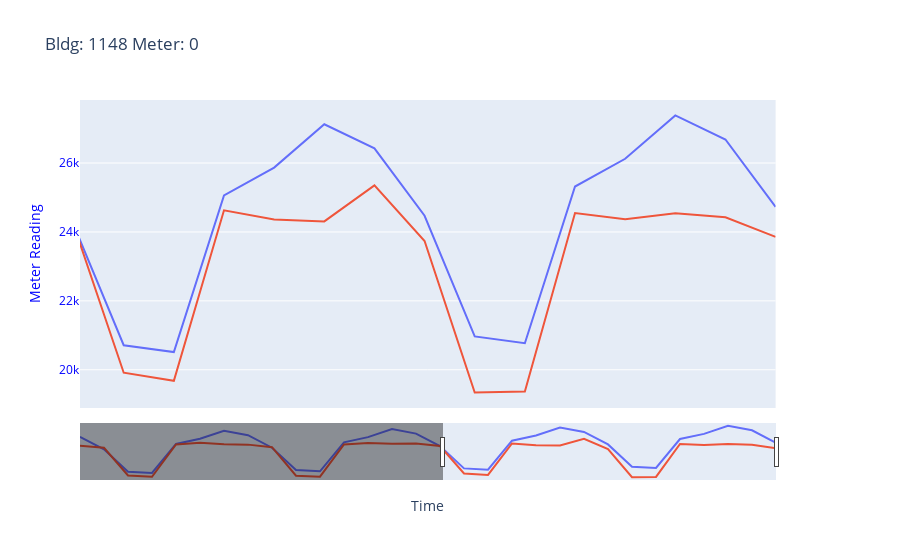
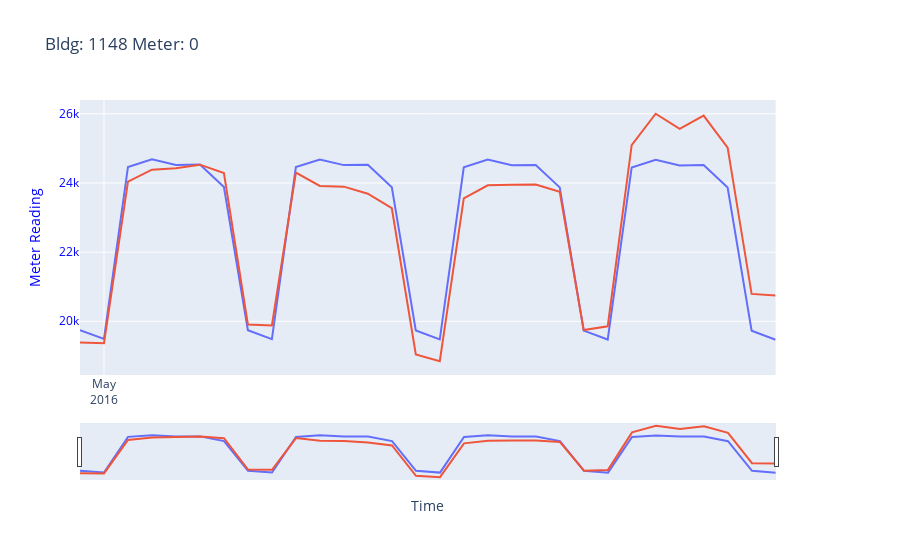
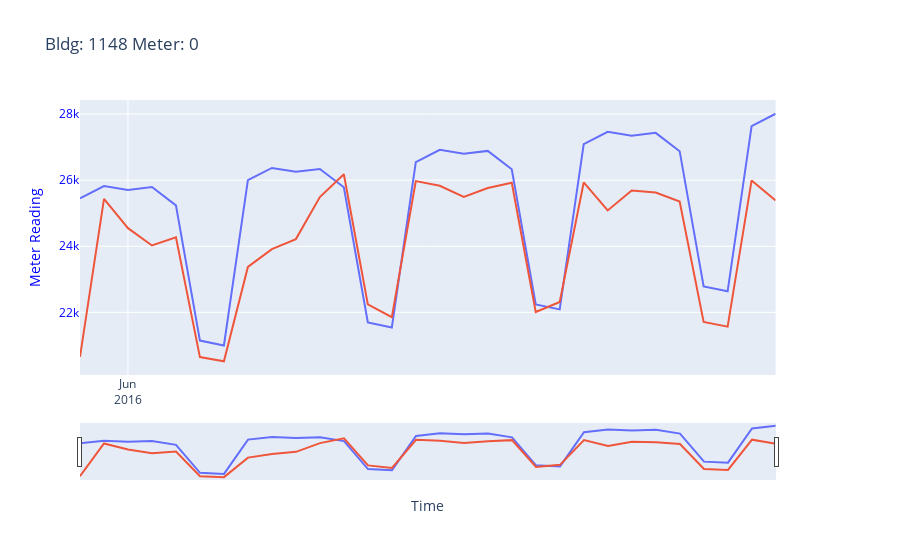

Source (notebook cell) for these figures, in order:
### Code cell
# Holes in the data
# Data is daily
offsets = [0,30,60] # offsets in days
data_sizes = [120]
test_sizes = [int(x * 0.25) for x in data_sizes]

resample = True

# For each of the file matches (did this way to prevent long run times)
for num,file in enumerate(files):
    print('-----------------------------------------------------------------------------')
 
    df_train = pd.read_pickle(file) # Show how many days 
    
    bldg_size = df_train.iloc[0]['square_feet']
    bldg_number = df_train.iloc[0]['building_id']
    bldg_meter = df_train.iloc[0]['meter']

    title = df_stats[(df_stats['building'] == bldg_number) & (df_stats['meter'] == bldg_meter)][['building',
                                                                                                 'meter',
                                                                                                 'per_data',
                                                                                                'category',
                                                                                                'square_feet',
                                                                                       'corr_meter_to_airtemp']]
    print(title)
 
    if resample:
    #     # Map of how we aggregate new data when it is resampled
        agg_dict={'meter_reading':'sum', 
                  'air_temperature':'max',
                  'dew_temperature':'max',
                  'cloud_coverage':'mean',
                  'dew_temperature':'max',
                  'precip_depth_1_hr':'sum',
                  'sea_level_pressure':'mean',
                  'building_id': 'max',
                  'site_id': 'max'
                  }

        resamp = '1D'

        df_train = df_train.resample(resamp).agg(agg_dict)

    # Curently for 4 periods
    for ds, ts in zip(data_sizes,test_sizes):     
        for off in offsets:
            print('Data Size: ', ds)
            print('Train Size: ', ts)
            print('Offset: ', off)

            train, test = model_selection.train_test_split(df_train.iloc[off:off+ds], test_size=ts)
            df_slice = df_train.iloc[off:off+ds]
            
            print("\n" * 1)
            print('DATA')
            print('Date Start: ')
            print(df_slice.iloc[0].name)
            print('Date End: ')
            print(df_slice.iloc[-1].name)
            
            print("\n" * 1)
            print('TRAIN')
            print('Date Start: ')
            print(train.iloc[0].name)
            print('Date End: ')
            print(train.iloc[-1].name)
            
            print("\n" * 1)
            print('TEST')
            print('Date Start: ')
            print(test.iloc[0].name)
            print('Date End: ')
            print(test.iloc[-1].name)
            
            
            ######################################    PROPHET   ##################################################

            m = Prophet()
            df_prophet_train = train.reset_index()

            df_prophet_train = df_prophet_train[['timestamp','meter_reading']]
            df_prophet_train = df_prophet_train.rename(columns={'timestamp':'ds','meter_reading':'y'})

            test2 = test
            df_prophet_test = test.reset_index()
            df_prophet_test = df_prophet_test[['timestamp','meter_reading']]
            df_prophet_test = df_prophet_test.rename(columns={'timestamp':'ds','meter_reading':'y'})

            df_prophet_predict = test.reset_index()
            df_prophet_predict = df_prophet_predict[['timestamp']]
            df_prophet_predict = df_prophet_predict.rename(columns={'timestamp':'ds'})

            
            m.fit(df_prophet_train)
            
            predicts = m.predict(df_prophet_test)
            print(predicts)

             ######################################   VISUALIZE #################################################
            subfig = make_subplots(specs=[[{"secondary_y": True}]])
            
            fig = px.line(predicts, x='ds', y='yhat', 
                           title='Bldg: ' + str(bldg_number) + ' ' + 'Meter: ' + str(bldg_meter))
            
            fig2 = px.line(test2, x=test2.index, y='meter_reading', 
                           title='Bldg: ' + str(bldg_number) + ' ' + 'Meter: ' + str(bldg_meter))

            fig2.update_traces(yaxis="y1")

            subfig.add_traces(fig.data + fig2.data)
            subfig.layout.title='Bldg: ' + str(bldg_number) + ' ' + 'Meter: ' + str(bldg_meter)
            subfig.layout.xaxis.title="Time"
            subfig.layout.yaxis.title="Meter Reading"
            subfig.layout.yaxis.color="blue"

            subfig.update_xaxes(dtick="M1", tickformat="%b\n%Y")

            subfig.for_each_trace(lambda t: t.update(line=dict(color=t.marker.color)))
            subfig.update_xaxes(rangeslider_visible=True)
            

            # Hover text for exploration
            subfig.update_traces(mode='lines',hovertemplate="%{x|%Y/%m/%d %a %H:%M:%S.%L} value: %{y}")
            subfig.update_layout(showlegend=True)
            subfig.write_image('.//visualization//' + str(bldg_number) + '_' + str(bldg_meter) + 'Prophet.jpg')

            subfig.show()
            
            error = ((sqrt(mean_squared_error(predicts['yhat'],test2['meter_reading']))))
            print('MSE: ' + str(error))

### Figure 1 — Plotly figure (JSON) as saved in the notebook; plotly's stock layout.template omitted (floating-point values rounded to 4 significant figures)
{"data": [{"hovertemplate": "%{x|%Y/%m/%d %a %H:%M:%S.%L} value: %{y}", "legendgroup": "", "line": {"dash": "solid"}, "mode": "lines", "name": "", "orientation": "v", "showlegend": false, "type": "scatter", "x": ["2016-03-31T00:00:00", "2016-04-01T00:00:00", "2016-04-02T00:00:00", "2016-04-03T00:00:00", "2016-04-04T00:00:00", "2016-04-05T00:00:00", "2016-04-06T00:00:00", "2016-04-07T00:00:00", "2016-04-08T00:00:00", "2016-04-09T00:00:00", "2016-04-10T00:00:00", "2016-04-11T00:00:00", "2016-04-12T00:00:00", "2016-04-13T00:00:00", "2016-04-14T00:00:00", "2016-04-15T00:00:00", "2016-04-16T00:00:00", "2016-04-17T00:00:00", "2016-04-18T00:00:00", "2016-04-19T00:00:00", "2016-04-20T00:00:00", "2016-04-21T00:00:00", "2016-04-22T00:00:00", "2016-04-23T00:00:00", "2016-04-24T00:00:00", "2016-04-25T00:00:00", "2016-04-26T00:00:00", "2016-04-27T00:00:00", "2016-04-28T00:00:00", "2016-04-29T00:00:00"], "xaxis": "x", "y": [25660.0, 23700.0, 20200.0, 20000.0, 24550.0, 25350.0, 26610.0, 25910.0, 23960.0, 20450.0, 20260.0, 24810.0, 25610.0, 26870.0, 26170.0, 24210.0, 20710.0, 20510.0, 25060.0, 25870.0, 27130.0, 26430.0, 24470.0, 20970.0, 20770.0, 25320.0, 26120.0, 27380.0, 26680.0, 24730.0], "yaxis": "y"}, {"hovertemplate": "%{x|%Y/%m/%d %a %H:%M:%S.%L} value: %{y}", "legendgroup": "", "line": {"dash": "solid"}, "mode": "lines", "name": "", "orientation": "v", "showlegend": false, "type": "scatter", "x": ["2016-03-31T00:00:00", "2016-04-01T00:00:00", "2016-04-02T00:00:00", "2016-04-03T00:00:00", "2016-04-04T00:00:00", "2016-04-05T00:00:00", "2016-04-06T00:00:00", "2016-04-07T00:00:00", "2016-04-08T00:00:00", "2016-04-09T00:00:00", "2016-04-10T00:00:00", "2016-04-11T00:00:00", "2016-04-12T00:00:00", "2016-04-13T00:00:00", "2016-04-14T00:00:00", "2016-04-15T00:00:00", "2016-04-16T00:00:00", "2016-04-17T00:00:00", "2016-04-18T00:00:00", "2016-04-19T00:00:00", "2016-04-20T00:00:00", "2016-04-21T00:00:00", "2016-04-22T00:00:00", "2016-04-23T00:00:00", "2016-04-24T00:00:00", "2016-04-25T00:00:00", "2016-04-26T00:00:00", "2016-04-27T00:00:00", "2016-04-28T00:00:00", "2016-04-29T00:00:00"], "xaxis": "x", "y": [24280.0, 23940.0, 19600.0, 19400.0, 24460.0, 24720.0, 24510.0, 24440.0, 24030.0, 19560.0, 19410.0, 24480.0, 24690.0, 24590.0, 24630.0, 24210.0, 19910.0, 19680.0, 24630.0, 24360.0, 24310.0, 25350.0, 23740.0, 19340.0, 19370.0, 24550.0, 24370.0, 24550.0, 24420.0, 23860.0], "yaxis": "y"}], "layout": {"autosize": true, "showlegend": true, "title": {"text": "Bldg: 1148 Meter: 0"}, "xaxis": {"anchor": "y", "autorange": false, "domain": [0, 0.94], "dtick": "M1", "range": ["2016-04-15 03:04:43.8548", "2016-04-29"], "rangeslider": {"autorange": true, "range": ["2016-03-31", "2016-04-29"], "visible": true, "yaxis": {"_template": null, "rangemode": "match"}}, "tickformat": "%b\n%Y", "title": {"text": "Time"}, "type": "date"}, "yaxis": {"anchor": "x", "autorange": true, "color": "blue", "domain": [0, 1], "range": [18890.0, 27830.0], "title": {"text": "Meter Reading"}, "type": "linear"}, "yaxis2": {"anchor": "x", "overlaying": "y", "side": "right"}}}

### Figure 2 — Plotly figure (JSON) as saved in the notebook; plotly's stock layout.template omitted (floating-point values rounded to 4 significant figures)
{"data": [{"hovertemplate": "%{x|%Y/%m/%d %a %H:%M:%S.%L} value: %{y}", "legendgroup": "", "line": {"dash": "solid"}, "mode": "lines", "name": "", "orientation": "v", "showlegend": false, "type": "scatter", "x": ["2016-04-30T00:00:00", "2016-05-01T00:00:00", "2016-05-02T00:00:00", "2016-05-03T00:00:00", "2016-05-04T00:00:00", "2016-05-05T00:00:00", "2016-05-06T00:00:00", "2016-05-07T00:00:00", "2016-05-08T00:00:00", "2016-05-09T00:00:00", "2016-05-10T00:00:00", "2016-05-11T00:00:00", "2016-05-12T00:00:00", "2016-05-13T00:00:00", "2016-05-14T00:00:00", "2016-05-15T00:00:00", "2016-05-16T00:00:00", "2016-05-17T00:00:00", "2016-05-18T00:00:00", "2016-05-19T00:00:00", "2016-05-20T00:00:00", "2016-05-21T00:00:00", "2016-05-22T00:00:00", "2016-05-23T00:00:00", "2016-05-24T00:00:00", "2016-05-25T00:00:00", "2016-05-26T00:00:00", "2016-05-27T00:00:00", "2016-05-28T00:00:00", "2016-05-29T00:00:00"], "xaxis": "x", "y": [19740.0, 19490.0, 24460.0, 24680.0, 24520.0, 24530.0, 23880.0, 19740.0, 19480.0, 24460.0, 24680.0, 24520.0, 24530.0, 23880.0, 19730.0, 19480.0, 24450.0, 24670.0, 24510.0, 24520.0, 23870.0, 19730.0, 19470.0, 24450.0, 24670.0, 24510.0, 24520.0, 23870.0, 19720.0, 19470.0], "yaxis": "y"}, {"hovertemplate": "%{x|%Y/%m/%d %a %H:%M:%S.%L} value: %{y}", "legendgroup": "", "line": {"dash": "solid"}, "mode": "lines", "name": "", "orientation": "v", "showlegend": false, "type": "scatter", "x": ["2016-04-30T00:00:00", "2016-05-01T00:00:00", "2016-05-02T00:00:00", "2016-05-03T00:00:00", "2016-05-04T00:00:00", "2016-05-05T00:00:00", "2016-05-06T00:00:00", "2016-05-07T00:00:00", "2016-05-08T00:00:00", "2016-05-09T00:00:00", "2016-05-10T00:00:00", "2016-05-11T00:00:00", "2016-05-12T00:00:00", "2016-05-13T00:00:00", "2016-05-14T00:00:00", "2016-05-15T00:00:00", "2016-05-16T00:00:00", "2016-05-17T00:00:00", "2016-05-18T00:00:00", "2016-05-19T00:00:00", "2016-05-20T00:00:00", "2016-05-21T00:00:00", "2016-05-22T00:00:00", "2016-05-23T00:00:00", "2016-05-24T00:00:00", "2016-05-25T00:00:00", "2016-05-26T00:00:00", "2016-05-27T00:00:00", "2016-05-28T00:00:00", "2016-05-29T00:00:00"], "xaxis": "x", "y": [19380.0, 19370.0, 24040.0, 24380.0, 24430.0, 24530.0, 24290.0, 19910.0, 19880.0, 24300.0, 23910.0, 23890.0, 23690.0, 23270.0, 19040.0, 18840.0, 23560.0, 23930.0, 23950.0, 23960.0, 23740.0, 19750.0, 19860.0, 25090.0, 26000.0, 25560.0, 25950.0, 25020.0, 20790.0, 20740.0], "yaxis": "y"}], "layout": {"autosize": true, "showlegend": true, "title": {"text": "Bldg: 1148 Meter: 0"}, "xaxis": {"anchor": "y", "autorange": true, "domain": [0, 0.94], "dtick": "M1", "range": ["2016-04-30", "2016-05-29"], "rangeslider": {"autorange": true, "range": ["2016-04-30", "2016-05-29"], "visible": true, "yaxis": {"_template": null, "rangemode": "match"}}, "tickformat": "%b\n%Y", "title": {"text": "Time"}, "type": "date"}, "yaxis": {"anchor": "x", "autorange": true, "color": "blue", "domain": [0, 1], "range": [18450.0, 26400.0], "title": {"text": "Meter Reading"}, "type": "linear"}, "yaxis2": {"anchor": "x", "overlaying": "y", "side": "right"}}}

### Figure 3 — Plotly figure (JSON) as saved in the notebook; plotly's stock layout.template omitted (floating-point values rounded to 4 significant figures)
{"data": [{"hovertemplate": "%{x|%Y/%m/%d %a %H:%M:%S.%L} value: %{y}", "legendgroup": "", "line": {"dash": "solid"}, "mode": "lines", "name": "", "orientation": "v", "showlegend": false, "type": "scatter", "x": ["2016-05-30T00:00:00", "2016-05-31T00:00:00", "2016-06-01T00:00:00", "2016-06-02T00:00:00", "2016-06-03T00:00:00", "2016-06-04T00:00:00", "2016-06-05T00:00:00", "2016-06-06T00:00:00", "2016-06-07T00:00:00", "2016-06-08T00:00:00", "2016-06-09T00:00:00", "2016-06-10T00:00:00", "2016-06-11T00:00:00", "2016-06-12T00:00:00", "2016-06-13T00:00:00", "2016-06-14T00:00:00", "2016-06-15T00:00:00", "2016-06-16T00:00:00", "2016-06-17T00:00:00", "2016-06-18T00:00:00", "2016-06-19T00:00:00", "2016-06-20T00:00:00", "2016-06-21T00:00:00", "2016-06-22T00:00:00", "2016-06-23T00:00:00", "2016-06-24T00:00:00", "2016-06-25T00:00:00", "2016-06-26T00:00:00", "2016-06-27T00:00:00", "2016-06-28T00:00:00"], "xaxis": "x", "y": [25450.0, 25820.0, 25710.0, 25790.0, 25240.0, 21150.0, 21000.0, 26000.0, 26370.0, 26250.0, 26340.0, 25780.0, 21690.0, 21540.0, 26540.0, 26920.0, 26800.0, 26890.0, 26330.0, 22240.0, 22090.0, 27090.0, 27460.0, 27350.0, 27430.0, 26880.0, 22790.0, 22640.0, 27640.0, 28010.0], "yaxis": "y"}, {"hovertemplate": "%{x|%Y/%m/%d %a %H:%M:%S.%L} value: %{y}", "legendgroup": "", "line": {"dash": "solid"}, "mode": "lines", "name": "", "orientation": "v", "showlegend": false, "type": "scatter", "x": ["2016-05-30T00:00:00", "2016-05-31T00:00:00", "2016-06-01T00:00:00", "2016-06-02T00:00:00", "2016-06-03T00:00:00", "2016-06-04T00:00:00", "2016-06-05T00:00:00", "2016-06-06T00:00:00", "2016-06-07T00:00:00", "2016-06-08T00:00:00", "2016-06-09T00:00:00", "2016-06-10T00:00:00", "2016-06-11T00:00:00", "2016-06-12T00:00:00", "2016-06-13T00:00:00", "2016-06-14T00:00:00", "2016-06-15T00:00:00", "2016-06-16T00:00:00", "2016-06-17T00:00:00", "2016-06-18T00:00:00", "2016-06-19T00:00:00", "2016-06-20T00:00:00", "2016-06-21T00:00:00", "2016-06-22T00:00:00", "2016-06-23T00:00:00", "2016-06-24T00:00:00", "2016-06-25T00:00:00", "2016-06-26T00:00:00", "2016-06-27T00:00:00", "2016-06-28T00:00:00"], "xaxis": "x", "y": [20650.0, 25440.0, 24550.0, 24020.0, 24270.0, 20650.0, 20520.0, 23370.0, 23910.0, 24220.0, 25490.0, 26180.0, 22240.0, 21850.0, 25970.0, 25830.0, 25490.0, 25760.0, 25920.0, 22010.0, 22310.0, 25930.0, 25080.0, 25680.0, 25630.0, 25350.0, 21710.0, 21570.0, 25990.0, 25380.0], "yaxis": "y"}], "layout": {"autosize": true, "showlegend": true, "title": {"text": "Bldg: 1148 Meter: 0"}, "xaxis": {"anchor": "y", "autorange": true, "domain": [0, 0.94], "dtick": "M1", "range": ["2016-05-30", "2016-06-28"], "rangeslider": {"autorange": true, "range": ["2016-05-30", "2016-06-28"], "visible": true, "yaxis": {"_template": null, "rangemode": "match"}}, "tickformat": "%b\n%Y", "title": {"text": "Time"}, "type": "date"}, "yaxis": {"anchor": "x", "autorange": true, "color": "blue", "domain": [0, 1], "range": [20100.0, 28430.0], "title": {"text": "Meter Reading"}, "type": "linear"}, "yaxis2": {"anchor": "x", "overlaying": "y", "side": "right"}}}
